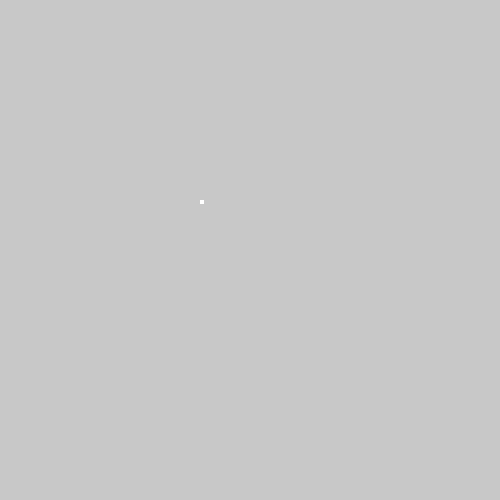
Frame 1 (no input)
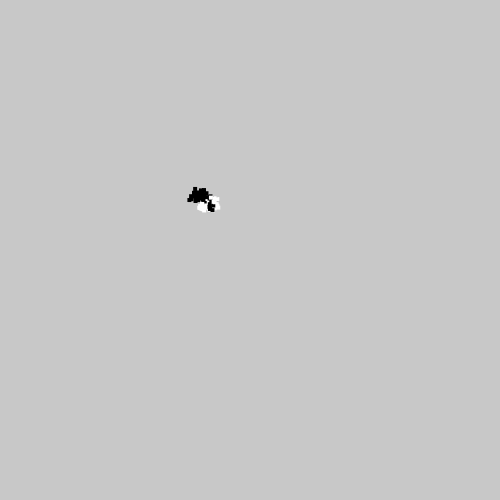
Frame 60 (no input)
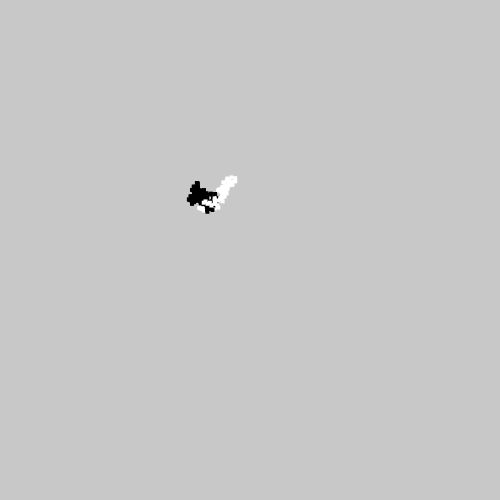
Frame 120 (the mouse pressed at the canvas centre since frame 60)

The p5.js sketch that drew these frames (run headless with seeded random() and noise() and a simulated clock; from frame 60 on, the mouse is pressed at the canvas centre):

// p5.js sketch
// ── sketch.js
//let rx1 = 200
//let ry1 = 200

//let rx2 = 200
//let ry2 = 200

const numero = 100

let rx = []
let ry = []

function setup(){
    createCanvas(500, 500)
        background(200)

rx[0] = 200
ry[0] = 200

rx[1] = 200
ry[1] = 200

console.log(rx.length)


}

function draw(){

    fill(0)
    noStroke()

    rect(rx[0], ry[0], 4, 4)

    fill(255)
    rect(rx[1], ry[1], 4, 4)

 rx[0] += random(-4, 4)
 ry[0] += random(-4, 4)
rx[1] += random(-4, 4)
ry[1] += random(-4, 4)

}
